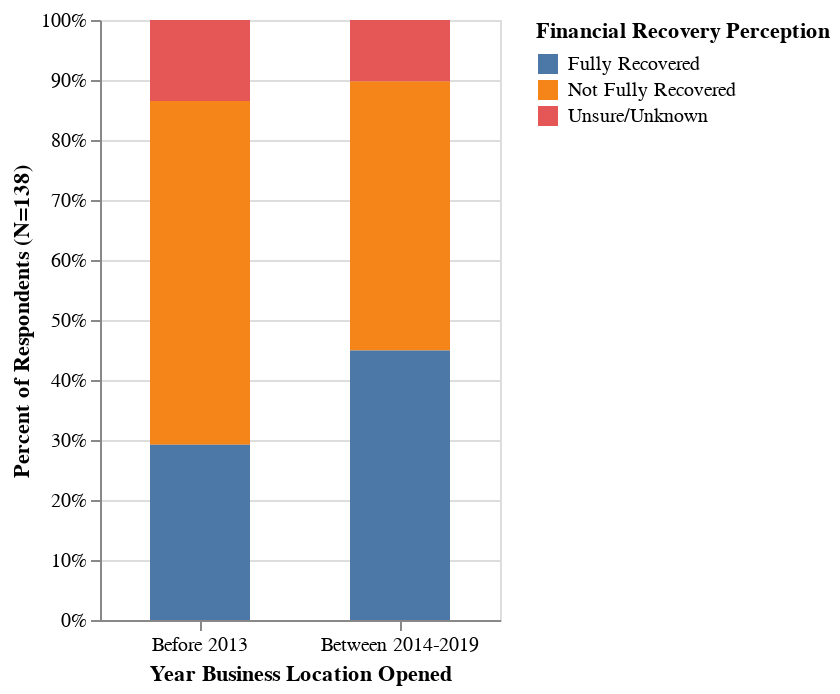

Source (notebook cell):
### Markdown cell above
## Financial Recovery x Business Open Date

### Code cell
financial_order = ['Fully Recovered', 'Not Fully Recovered', 'Unsure/Unknown']
alt.Chart(df_open).mark_bar(size=50).encode(
    x=alt.X('length_open').title('Year Business Location Opened').axis(labelAngle=0),
    y=alt.Y('count(financial_recovery)').stack('normalize').title('Percent of Respondents (N=138)'),
    color=alt.Color('financial_recovery', sort=financial_order).title('Financial Recovery Perception'),
    order = alt.Order('color_financial_recovery_sort_index:Q')
).properties(width=200)

### Figure 1 — Vega-Lite specification as saved in the notebook (floating-point values rounded to 4 significant figures; data arrays with more than 128 entries replaced by an {"elided": "..."} marker saying what was removed)
{"config": {"view": {"continuousWidth": 300, "continuousHeight": 300}}, "data": {"name": "data-a76a9226bc467df56583a51f103fef6a"}, "mark": {"type": "bar", "size": 50}, "encoding": {"color": {"field": "financial_recovery", "sort": ["Fully Recovered", "Not Fully Recovered", "Unsure/Unknown"], "title": "Financial Recovery Perception", "type": "nominal"}, "order": {"field": "color_financial_recovery_sort_index", "type": "quantitative"}, "x": {"axis": {"labelAngle": 0}, "field": "length_open", "title": "Year Business Location Opened", "type": "nominal"}, "y": {"aggregate": "count", "field": "financial_recovery", "stack": "normalize", "title": "Percent of Respondents (N=138)", "type": "nominal"}}, "width": 200, "$schema": "https://vega.github.io/schema/vega-lite/v5.20.1.json", "datasets": {"data-a76a9226bc467df56583a51f103fef6a": {"elided": "138 records"}}}
